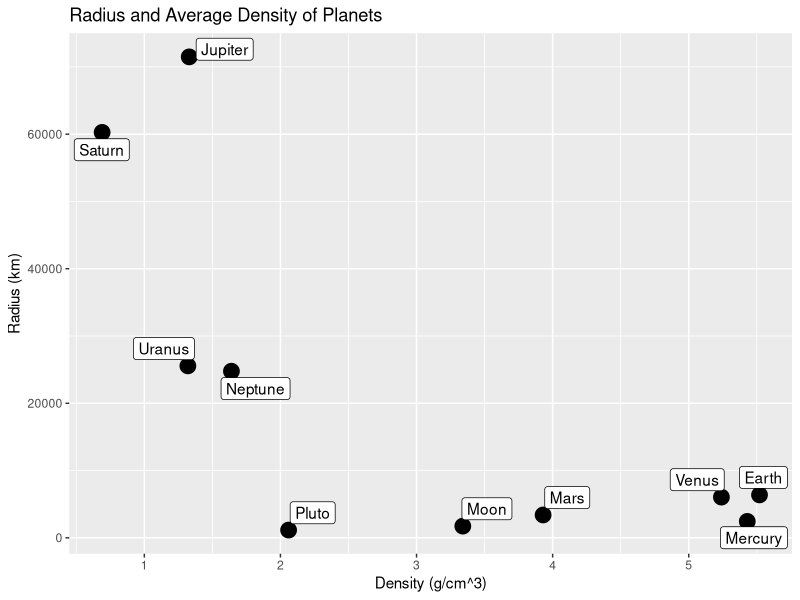
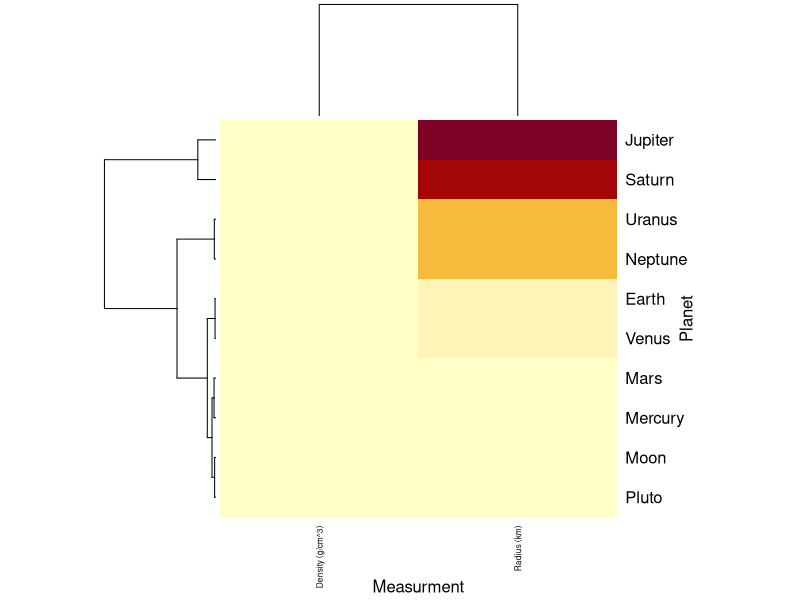
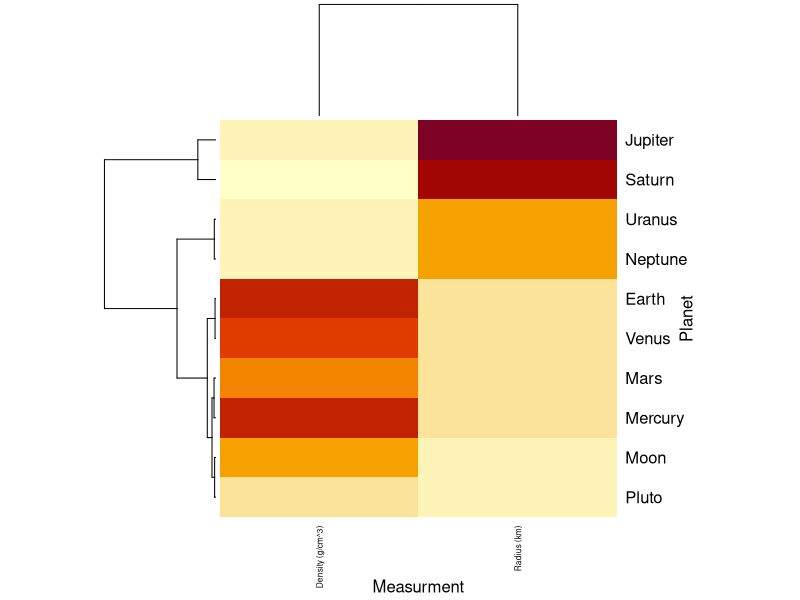
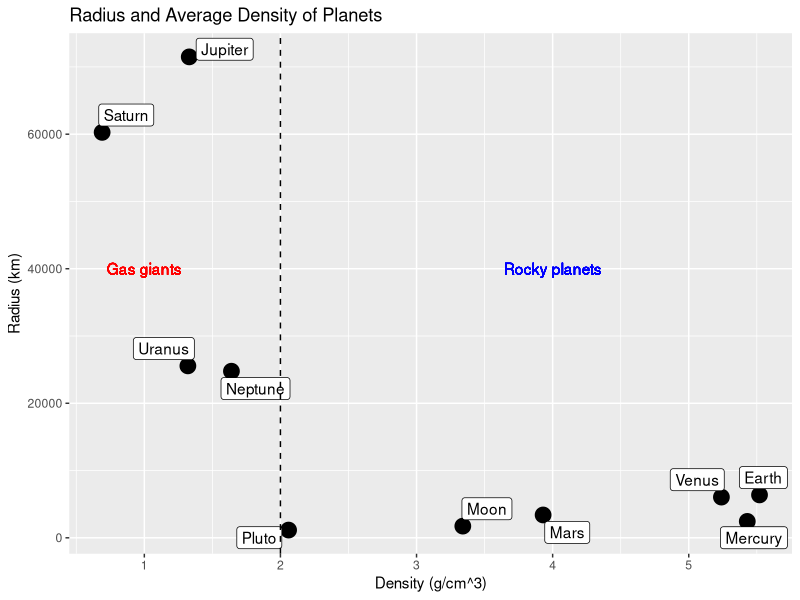
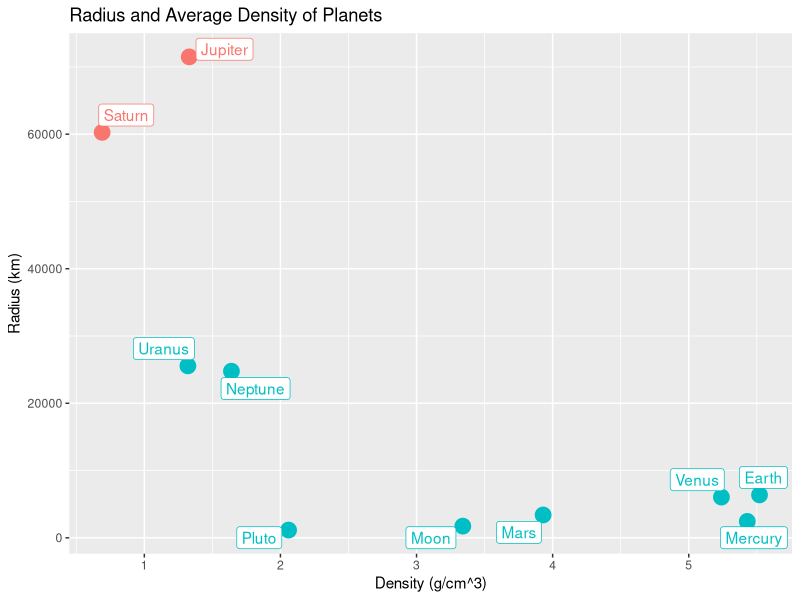
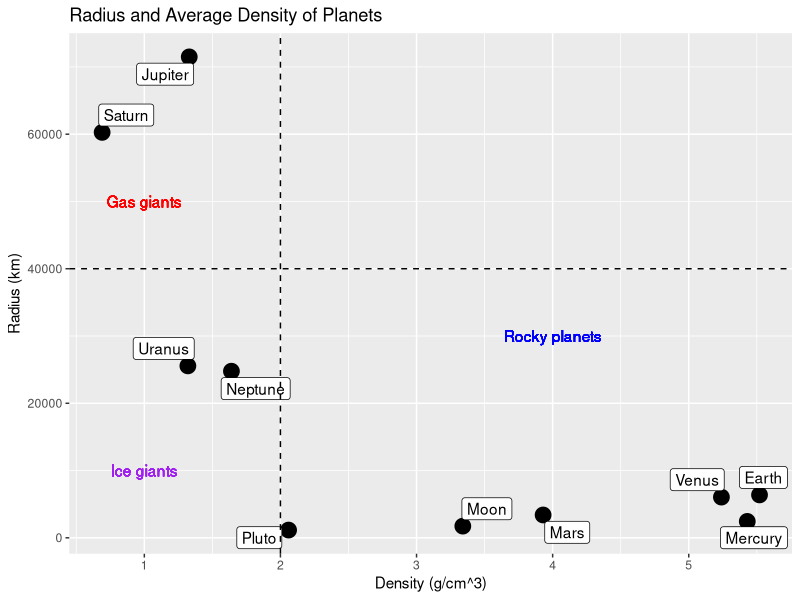
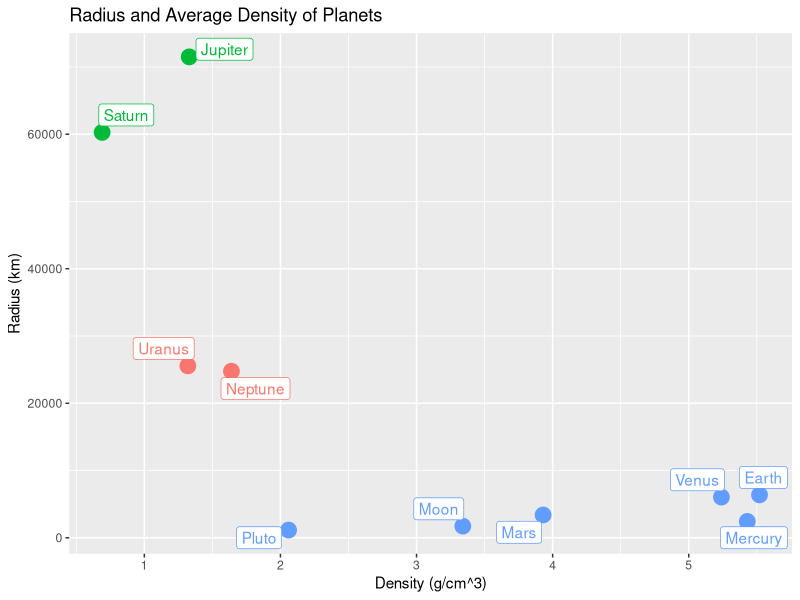
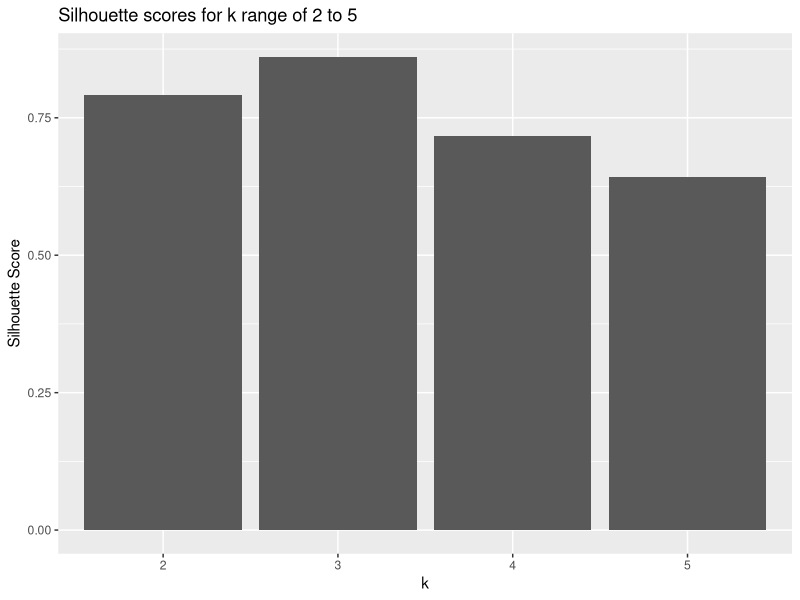

Here is the R script that generated these plots, in order:
## ---- chunk 1
knitr::opts_chunk$set(echo = TRUE)
## ---- chunk 2
library(ggplot2) # a popular plotting library
library(ggrepel) # an extension on ggplot2 for 
library(cluster) # a utility for clustering techniques (e.g. silhouette function)
library(readxl) # a utility for reading excel files
## ---- chunk 3
planet_data = read.csv("planets.csv") # reading in the planet data
planet_data
colnames(planet_data) = c("name", "density","rad") # setting new, simpler column names
planet_plot = ggplot(planet_data, aes(x = density, y = rad, label = name)) +
  geom_point(size = 5) + geom_label_repel(aes(label = name)) + 
  ggtitle("Radius and Average Density of Planets") +
  xlab("Density (g/cm^3)") + ylab("Radius (km)")
planet_plot # visualizing data
## ---- chunk 4
# subset the data frame to only the numeric values
numeric_planet_data = as.matrix(planet_data[,c("density","rad")]) 

# visualize data after hierarchical clustering
heatmap(numeric_planet_data, Colv=F, scale='none',
        labCol = c("Density (g/cm^3)", "Radius (km)"),
        labRow = planet_data[,1],
        xlab = "Measurment", ylab = "Planet", cexCol = .6)
## ---- chunk 5
# standardize columns
heatmap(numeric_planet_data, Colv=F, scale = "col",
        labCol = c("Density (g/cm^3)", "Radius (km)"),
        labRow = planet_data[,1],
        xlab = "Measurment", ylab = "Planet",cexCol = .6)
## ---- chunk 6
a = c(2,8,1,6)
b = c(5,8,4,8)
## ---- chunk 7
vector_diff = a - b
square_diff = vector_diff^2
sum_square_diff = sum(square_diff)
euclid = sqrt(sum_square_diff)
euclid
## ---- chunk 8
euclid = norm(vector_diff, type = "2")
euclid
## ---- chunk 9
correlation_distance = 1 - cor(a,b)
correlation_distance
## ---- chunk 10
planet_plot + 
  geom_vline(xintercept=2, linetype="dashed", color = "black") +
  geom_text(label = "Gas giants", x = 1, y = 40000, color = "red") +
  geom_text(label = "Rocky planets", x = 4, y = 40000, color = "blue")
## ---- chunk 11
k_2_idents = kmeans(numeric_planet_data, centers = 2) # run k-means with k = 2
idents_2 = as.factor(k_2_idents[["cluster"]]) # convert output to categorical variable
planet_data$idents_2 = idents_2 # add clustering info to planet_data
ggplot(planet_data, aes(x = density, y = rad, label = name, color = idents_2)) +
  geom_point(size = 5) + geom_label_repel(aes(label = name)) + 
  ggtitle("Radius and Average Density of Planets") +
  xlab("Density (g/cm^3)") + ylab("Radius (km)") +
  theme(legend.position = "none")
## ---- chunk 12
planet_plot + 
  geom_vline(xintercept=2, linetype="dashed", color = "black") +
  geom_hline(yintercept = 40000, linetype="dashed", color = "black") +
  geom_text(label = "Gas giants", x = 1, y = 50000, color = "red") +
  geom_text(label = "Ice giants", x = 1, y = 10000, color = "purple") +
  geom_text(label = "Rocky planets", x = 4, y = 30000, color = "blue")
## ---- chunk 13
k_3_idents = kmeans(as.matrix(planet_data[,2:3]), centers = 3, nstart=25)
idents_3 = as.factor(k_3_idents[["cluster"]]) 
# add an additional column to planet_data with the clustering generated by kmeans
planet_data$idents_3 = idents_3 

ggplot(planet_data, aes(x = density, y = rad, label = name, color = idents_3)) +
  geom_point(size = 5) + geom_label_repel(aes(label = name)) + 
  ggtitle("Radius and Average Density of Planets") +
  xlab("Density (g/cm^3)")+
  ylab("Radius (km)") + 
  theme(legend.position = "none")
## ---- chunk 14
# compute distance (Euclidean) between planets
dist_planets = dist(numeric_planet_data)

# define a function to determine the silhouette score
k1 = 2; k2 = 5 # define k range as [k1, k2]
silhouette_score <- unlist(lapply(k1:k2, function(k){
  # run kmeans for a given value of k
  k_means <- kmeans(numeric_planet_data, centers = k, nstart=25) 
  # generate silhouette values for each cluster
  silhouette_out <- silhouette(k_means$cluster, dist_planets) 
  # convert the output of the silhouette function into a matrix
  sil_mat = matrix(silhouette_out,ncol = 3) 
  # subset the matrix to the silhouette scores
  sil_mat = sil_mat[,3] 
  # return the mean of slihouette values (silhouette score)
  return(mean(sil_mat)) 
}))

# create a data frame with values of k and their associated silhouette scores
silhouette_df = data.frame(clusts = as.factor(k1:k2), score = silhouette_score) 

# visualize how the silhouette score changes with k
ggplot(silhouette_df, aes(x = clusts, y = score)) +
  geom_bar(stat = "identity") +
  ggtitle(sprintf("Silhouette scores for k range of %d to %d", k1, k2)) +
  xlab("k") + ylab("Silhouette Score") + 
  theme(legend.position = "none")
## ---- chunk 15
fram = read_excel("frmgham.xls") # reads data from an excel file
# create a list of columns to subset 
subset_vars = c('HOSPMI','TOTCHOL','SYSBP','DIABP','BMI','HEARTRTE','GLUCOSE','HDLC','LDLC') 
fram_health = fram[,subset_vars] # subset the object to the defined columns
head(fram_health) # display the first several rows of the subset data
## ---- chunk 16
rm_fram = apply(fram_health, MARGIN = 1, function(x){
  na_fram = is.na(x) # find a vector of all NA values in the row
  rm_row = any(na_fram) # find indices of rows containig NA values
  return(!rm_row) # indices of rows without NA values
})
fram_health = fram_health[rm_fram,] # subset to rows without NA values
fram_health = fram_health[1:50,] # subset to the first 50 rows
hospmi_vec = as.vector(fram_health$HOSPMI) # converts the HOSPMI column to a vector
heart_attack = factor(hospmi_vec); # converts HOSPMI into a categorical variable
levels(heart_attack) = c("No","Yes") # labels the categories
fram_health_data = fram_health[,2:ncol(fram_health)] # removes HOSPMI from the data frame
fram_health_data = as.matrix(fram_health_data) # converts the data frame to a matrix
head(fram_health_data) # display the first several rows of the matrix
## ---- chunk 17
heatmap(fram_health_data, Colv=F, scale = "col", labRow = heart_attack, 
        xlab = "Variable", ylab = "Patient", cexCol = .6)
## ---- chunk 18
cols.cor <- cor(fram_health_data, use = "pairwise.complete.obs",
                method = "pearson") # finds the pearson correlation between columns
rows.cor <- cor(t(fram_health_data), use = "pairwise.complete.obs",
                method = "pearson") # finds the pearson correlation between rows
hclust.col <- hclust(as.dist(1-cols.cor)) # hierarchical clustering on columns
hclust.row <- hclust(as.dist(1-rows.cor)) # hierarchical clustering on columns
heatmap(fram_health_data, scale = "col", labRow = heart_attack, 
        xlab = "Variable", ylab = "Patient",
        Colv = as.dendrogram(hclust.col), Rowv = as.dendrogram(hclust.row))
## ---- chunk 19
fram_chol = fram_health[,c('HOSPMI','TOTCHOL','LDLC')]
## ---- chunk 20
df = as.data.frame(fram_chol) # convert to data frame
k1 = 2; k2 = 10 # define k range as [2, 10]
silhouette_score <- unlist(lapply(k1:k2, function(k){
  k_means <- kmeans(df, centers = k, nstart=25)
  silhouette_out <- silhouette(k_means$cluster, dist(df))
  return(mean(matrix(silhouette_out,ncol = 3)[,3]))
}))

silhouette_df = data.frame(clusts = as.factor(k1:k2), score = silhouette_score)
ggplot(silhouette_df, aes(x = clusts, y = score)) +
  geom_bar(stat = "identity") +
  ggtitle(sprintf("Silhouette scores for k = %d to %d", k1, k2)) +
  xlab("Cluster") + ylab("Score") + 
  theme(legend.position = "none")
## ---- chunk 21
fram_chol_sub = fram_chol[,c("TOTCHOL","LDLC")] # subset to cholesterol and LDLC
fram_chol_sub = as.matrix(fram_chol_sub) # convert to a numeric matrix
k_2_idents = kmeans(fram_chol_sub, centers = 2) # apply k-means with k = 2
df = data.frame(fram_chol, Clusters = as.factor(k_2_idents$cluster)) # data frame to plot

ggplot(df, aes(x = TOTCHOL, y = LDLC, color = Clusters)) +
  geom_point(size = 2) +
  ggtitle("K-means Clustering of Framingham data (k = 2)") +
  xlab("Total Cholesterol") + ylab("LDLC") +
  theme(legend.position = "none")
## ---- chunk 22
pca_out = prcomp(fram_health_data, scale = TRUE) # run PCA
coeff = pca_out$rotation
head(coeff)
## ---- chunk 23
score =  pca_out$x
head(score)
## ---- chunk 24
variance = pca_out$sdev^2 # calculate variance
prop_variance = 100 * variance/sum(variance) # calculate % variance explained by each PC
pcs = paste0("PC_", 1:length(prop_variance)) # generate a vector of PC names (PC_1, PC_2, ... )

# create a data frame with the principal component names and variance data
pca_var_df = data.frame(PC = pcs, Variance = prop_variance) 
ggplot(pca_var_df, aes(x = PC, y = Variance)) +
  geom_bar(stat = "identity") +
  ggtitle("Variance explained by Principal Component") +
  xlab("PC") + ylab("Variance Explained (%)") + 
  theme(legend.position = "none")
## ---- chunk 25
# create a data frame with the first two PCs and heart attack information
pca_df = data.frame(PC1 = score[,1], PC2 = score[,2], heart_attack = heart_attack) 

# visualize PC1 vs. PC2
ggplot(pca_df, aes(x = PC1, y = PC2, color = heart_attack)) +
  geom_point(size = 3) + labs(color = "Heart attack") +
  ggtitle("PCA of Framingham data")
## ---- chunk 26
sort(abs(coeff[,"PC1"]), decreasing = TRUE)
